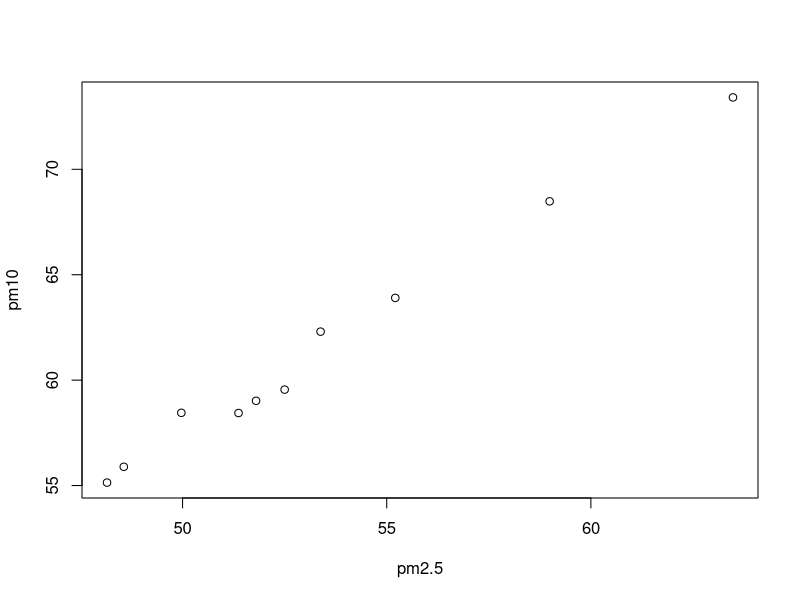
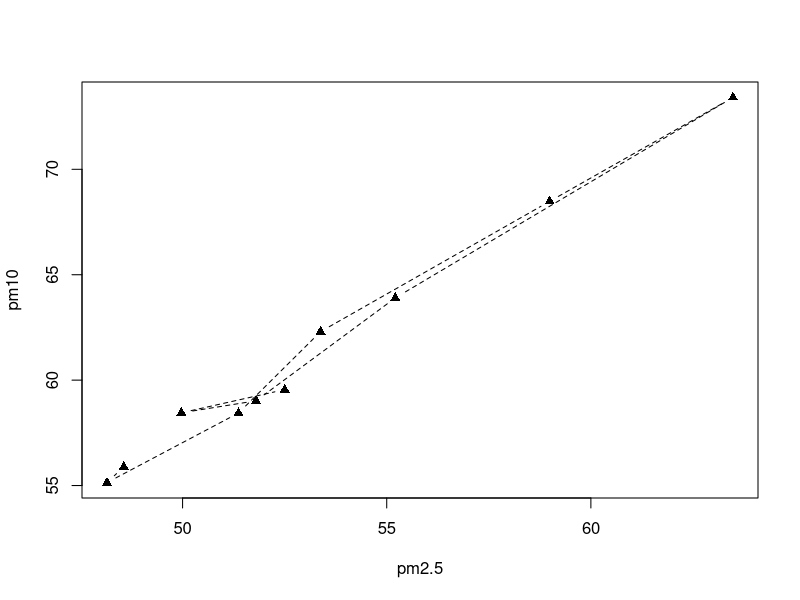
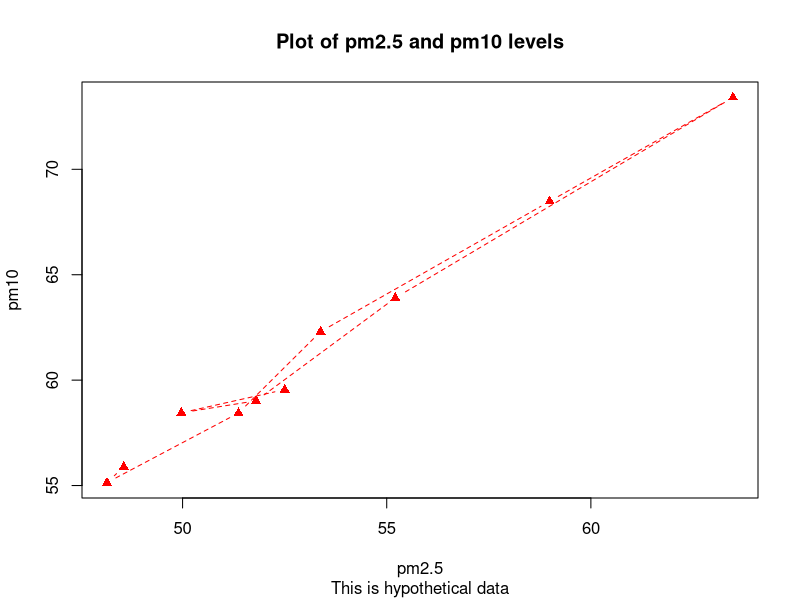
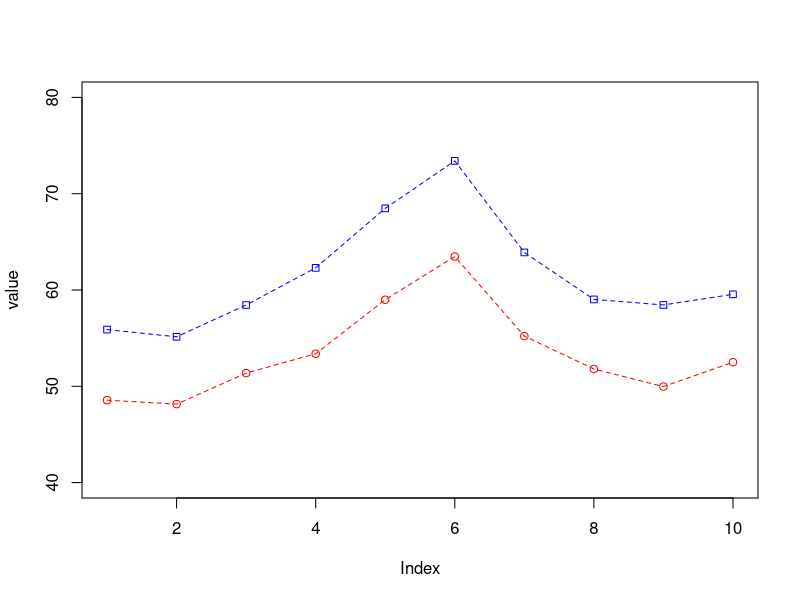
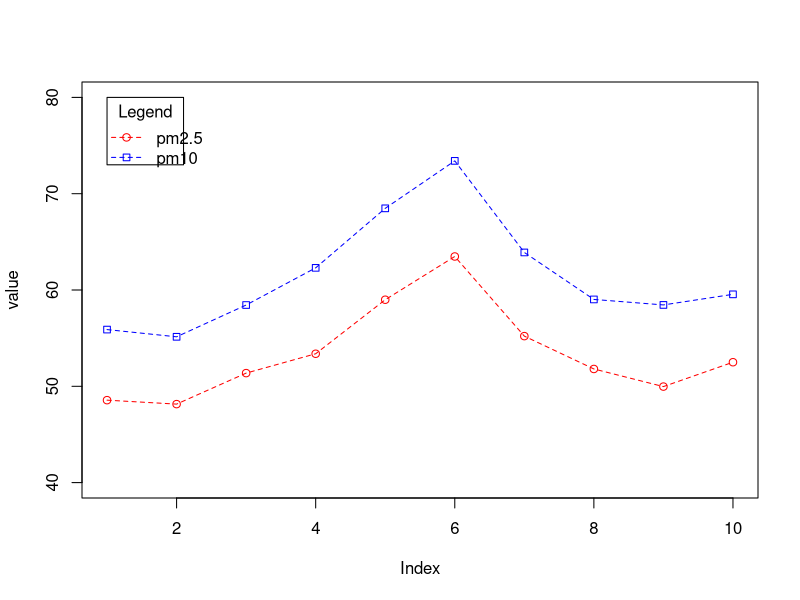
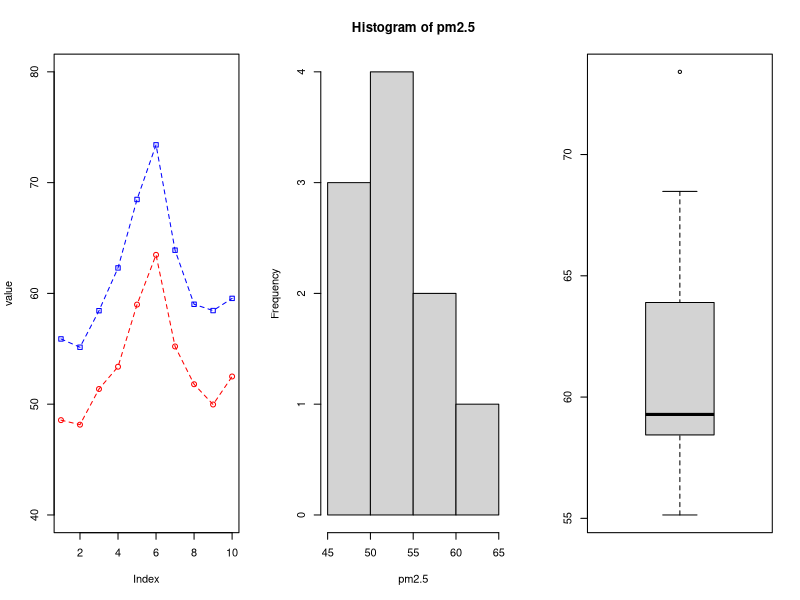

Write R code to recreate these figures, in order.
## 2 - Basic graphs in R
##
## Author: Bo Zhang
##
## Date Created: 5/20/2022
##
## ---------------------------
##
## Special notes:
##   for CARE 2022 students
##
## ---------------------------

# form two vector that store pm2.5 and pm10 data as examples
pm2.5 <- c(48.56, 48.15, 51.37, 53.38, 58.99, 63.48, 55.21, 51.8, 49.97, 52.5)
pm10 <- c(55.89, 55.14, 58.44, 62.3, 68.48, 73.41, 63.9, 59.02, 58.45, 59.55)

# run these two lines first and see they appear in R Environment
# call plot() function to create a simple scatterplot
plot(pm2.5, pm10, type = 'p')

# change line type and symbol type
plot(pm2.5, pm10, type = 'b', lty = 2, pch = 17)

# change the color of the symbol
# add a title, a subtitle, and labels
plot(pm2.5, pm10, type = 'b', lty = 2, pch = 17, col = 'red',
     main = 'Plot of pm2.5 and pm10 levels',
     sub = 'This is hypothetical data',
     xlab = 'pm2.5', ylab = 'pm10')

# plot two lines on one figure
plot(pm2.5, type = "o", pch = 21, col = "red", lty = 2, ylim = c(40, 80), ylab = "value")
lines(pm10, type = "o", pch = 22, col = "blue", lty = 2)

# add a legend
plot(pm2.5, type = "o", pch = 21, col = "red", lty = 2, ylim = c(40, 80), ylab = "value")
lines(pm10, type = "o", pch = 22, col = "blue", lty = 2)
legend(x = c(1,2.1), y = c(73, 80), inset=0.05, title="Legend", c("pm2.5","pm10"),lty=c(2, 2), pch=c(21, 22), col=c("red", "blue"))

# combining graphs in one plot
# save the original setting
opar <- par(no.readonly = TRUE)
# 3 graphs distributed over 1 row and 3 columns
par(mfrow = c(1, 3))
# 1st - two lines
plot(pm2.5, type = "o", pch = 21, col = "red", lty = 2, ylim = c(40, 80), ylab = "value")
lines(pm10, type = "o", pch = 22, col = "blue", lty = 2)
# 2nd - a histogram of pm2.5
hist(pm2.5)
# 3rd - a boxplot of pm10
boxplot(pm10)
# restore original setting
par(opar)
